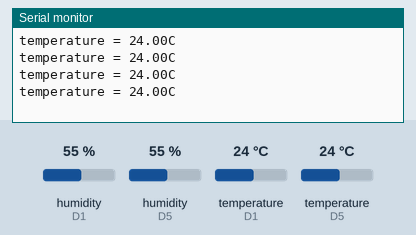
Recording of a sketch running on a simulated ESP8266 (NodeMCU). Parts: the last lines printed to the serial monitor. The inputs (shaded band) are chosen by the test bench; at power-on: temperature (sensors on D1, D5) 24 °C, humidity (sensors on D1, D5) 55 %.

Above: at 5.8 s.
5.9 s: temperature (sensor on D1) set to 12 °C
At 11.4 s:
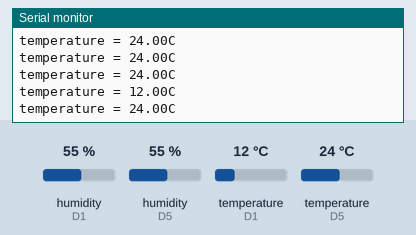
11.9 s: temperature (sensor on D5) set to 19 °C
At 16.2 s:
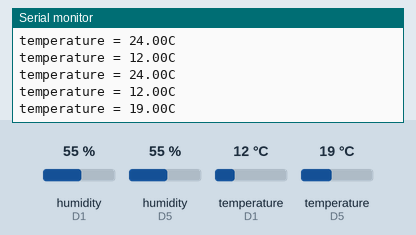
17.9 s: temperature (sensor on D1) set to 28 °C
At 21.1 s:
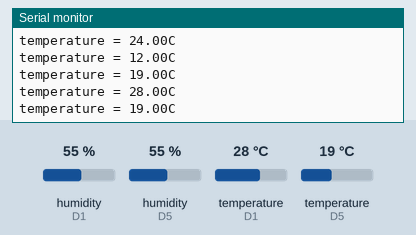
23.9 s: temperature (sensor on D5) set to 33 °C
At 26.0 s:
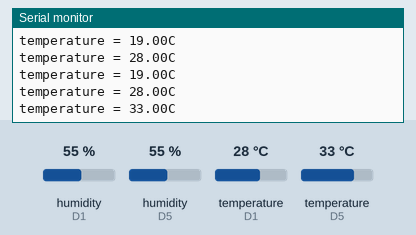
Timing chart, 0 to 27.5 s (numbered marks = the images above; inputs shaded):
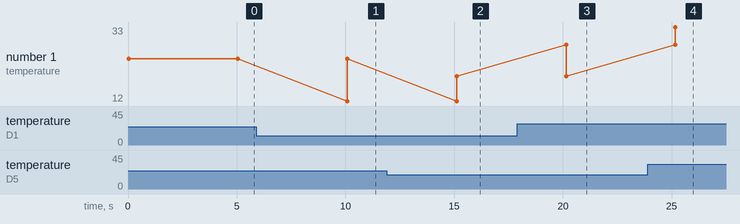

Measured:
- after the input at 5.9 s, the serial monitor: prints a new line after 4.2 s (image 1)
- after the input at 11.9 s, the serial monitor: prints a new line after 3.2 s (image 2)
- after the input at 17.9 s, the serial monitor: prints a new line after 2.2 s (image 3)
- after the input at 23.9 s, the serial monitor: prints a new line after 1.3 s (image 4)
- plotted number 1: 24 → 19 after the input at 11.9 s, 19 → 33 after the input at 23.9 s

The sketch:

dht22and11.ino
```cpp
#include <DHT.h>
#define DHTPIN D1
#define DHTPIN1 D5 //pin where the dht11 is connected
 DHT dht(DHTPIN, DHT11);
  DHT dht1(DHTPIN1, DHT22);
void setup(){
  dht.begin();
   dht1.begin();
  Serial.begin(115200);
}
void loop(){

float t = dht.readTemperature();
float t1 = dht1.readTemperature();
    Serial.print("temperature = ");
    Serial.print(t);
    Serial.println("C  ");


      Serial.print("temperature = ");
    Serial.print(t1);
    Serial.println("C  ");


  delay(5000);
}
```
